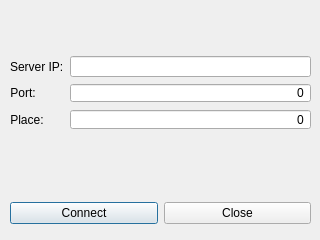
<?xml version="1.0" encoding="UTF-8"?>
<ui version="4.0">
 <class>Dialog</class>
 <widget class="QDialog" name="Dialog">
  <property name="windowModality">
   <enum>Qt::ApplicationModal</enum>
  </property>
  <property name="geometry">
   <rect>
    <x>0</x>
    <y>0</y>
    <width>320</width>
    <height>240</height>
   </rect>
  </property>
  <property name="windowTitle">
   <string>Connection</string>
  </property>
  <property name="modal">
   <bool>true</bool>
  </property>
  <widget class="QLabel" name="ErrorText">
   <property name="enabled">
    <bool>false</bool>
   </property>
   <property name="geometry">
    <rect>
     <x>10</x>
     <y>136</y>
     <width>301</width>
     <height>16</height>
    </rect>
   </property>
   <property name="text">
    <string/>
   </property>
  </widget>
  <widget class="QWidget" name="layoutWidget">
   <property name="geometry">
    <rect>
     <x>10</x>
     <y>201</y>
     <width>301</width>
     <height>25</height>
    </rect>
   </property>
   <layout class="QHBoxLayout" name="horizontalLayout">
    <item>
     <widget class="QPushButton" name="ConnectButton">
      <property name="text">
       <string>Connect</string>
      </property>
     </widget>
    </item>
    <item>
     <widget class="QPushButton" name="CloseButton">
      <property name="text">
       <string>Close</string>
      </property>
     </widget>
    </item>
   </layout>
  </widget>
  <widget class="QWidget" name="layoutWidget">
   <property name="geometry">
    <rect>
     <x>10</x>
     <y>56</y>
     <width>301</width>
     <height>74</height>
    </rect>
   </property>
   <layout class="QFormLayout" name="formLayout">
    <item row="0" column="0">
     <widget class="QLabel" name="label">
      <property name="text">
       <string>Server IP:</string>
      </property>
     </widget>
    </item>
    <item row="0" column="1">
     <widget class="QLineEdit" name="ServerIP">
      <property name="alignment">
       <set>Qt::AlignRight|Qt::AlignTrailing|Qt::AlignVCenter</set>
      </property>
     </widget>
    </item>
    <item row="1" column="0">
     <widget class="QLabel" name="label_2">
      <property name="text">
       <string>Port:</string>
      </property>
      <property name="alignment">
       <set>Qt::AlignCenter</set>
      </property>
     </widget>
    </item>
    <item row="1" column="1">
     <widget class="QSpinBox" name="Port">
      <property name="alignment">
       <set>Qt::AlignRight|Qt::AlignTrailing|Qt::AlignVCenter</set>
      </property>
      <property name="buttonSymbols">
       <enum>QAbstractSpinBox::NoButtons</enum>
      </property>
      <property name="keyboardTracking">
       <bool>false</bool>
      </property>
      <property name="maximum">
       <number>10000</number>
      </property>
     </widget>
    </item>
    <item row="2" column="0">
     <widget class="QLabel" name="label_3">
      <property name="text">
       <string>Place:</string>
      </property>
      <property name="alignment">
       <set>Qt::AlignCenter</set>
      </property>
     </widget>
    </item>
    <item row="2" column="1">
     <widget class="QSpinBox" name="ID">
      <property name="alignment">
       <set>Qt::AlignRight|Qt::AlignTrailing|Qt::AlignVCenter</set>
      </property>
      <property name="buttonSymbols">
       <enum>QAbstractSpinBox::NoButtons</enum>
      </property>
      <property name="maximum">
       <number>9</number>
      </property>
     </widget>
    </item>
   </layout>
  </widget>
 </widget>
 <resources/>
 <connections/>
</ui>
